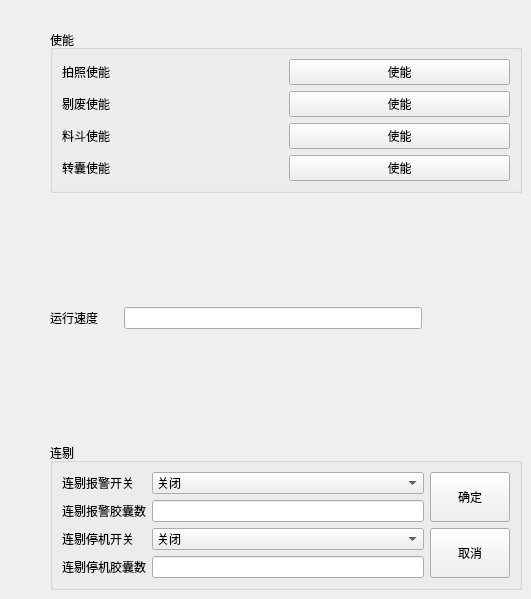
      <widget class="QWidget" name="tab_2">
       <attribute name="title">
        <string>其他参数</string>
       </attribute>
       <widget class="QWidget" name="layoutWidget1_6">
        <property name="geometry">
         <rect>
          <x>50</x>
          <y>30</y>
          <width>472</width>
          <height>560</height>
         </rect>
        </property>
        <layout class="QVBoxLayout" name="verticalLayout_17">
         <item>
          <widget class="QGroupBox" name="groupBox_8">
           <property name="title">
            <string>使能</string>
           </property>
           <layout class="QVBoxLayout" name="verticalLayout_16">
            <item>
             <layout class="QGridLayout" name="gridLayout">
              <item row="0" column="0">
               <widget class="QLabel" name="label_7">
                <property name="text">
                 <string>拍照使能</string>
                </property>
               </widget>
              </item>
              <item row="0" column="1">
               <widget class="QPushButton" name="pB_enPhoto">
                <property name="text">
                 <string>使能</string>
                </property>
                <property name="checkable">
                 <bool>true</bool>
                </property>
               </widget>
              </item>
              <item row="1" column="0">
               <widget class="QLabel" name="label_16">
                <property name="text">
                 <string>剔废使能</string>
                </property>
               </widget>
              </item>
              <item row="1" column="1">
               <widget class="QPushButton" name="pB_enReject">
                <property name="text">
                 <string>使能</string>
                </property>
                <property name="checkable">
                 <bool>true</bool>
                </property>
               </widget>
              </item>
              <item row="2" column="0">
               <widget class="QLabel" name="label_91">
                <property name="text">
                 <string>料斗使能</string>
                </property>
               </widget>
              </item>
              <item row="2" column="1">
               <widget class="QPushButton" name="pB_enFeed">
                <property name="text">
                 <string>使能</string>
                </property>
                <property name="checkable">
                 <bool>true</bool>
                </property>
               </widget>
              </item>
              <item row="3" column="0">
               <widget class="QLabel" name="label_90">
                <property name="text">
                 <string>转囊使能</string>
                </property>
               </widget>
              </item>
              <item row="3" column="1">
               <widget class="QPushButton" name="pB_enRotate">
                <property name="text">
                 <string>使能</string>
                </property>
                <property name="checkable">
                 <bool>true</bool>
                </property>
               </widget>
              </item>
             </layout>
            </item>
           </layout>
          </widget>
         </item>
         <item>
          <spacer name="verticalSpacer_2">
           <property name="orientation">
            <enum>Qt::Vertical</enum>
           </property>
           <property name="sizeHint" stdset="0">
            <size>
             <width>20</width>
             <height>40</height>
            </size>
           </property>
          </spacer>
         </item>
         <item>
          <layout class="QHBoxLayout" name="horizontalLayout_23">
           <item>
            <widget class="QLabel" name="label_15">
             <property name="text">
              <string>运行速度</string>
             </property>
            </widget>
           </item>
           <item>
            <spacer name="horizontalSpacer_21">
             <property name="orientation">
              <enum>Qt::Horizontal</enum>
             </property>
             <property name="sizeType">
              <enum>QSizePolicy::Fixed</enum>
             </property>
             <property name="sizeHint" stdset="0">
              <size>
               <width>20</width>
               <height>20</height>
              </size>
             </property>
            </spacer>
           </item>
           <item>
            <widget class="MyLineEdit" name="lE_RunSpeed">
             <property name="enabled">
              <bool>true</bool>
             </property>
            </widget>
           </item>
           <item>
            <spacer name="horizontalSpacer_22">
             <property name="orientation">
              <enum>Qt::Horizontal</enum>
             </property>
             <property name="sizeType">
              <enum>QSizePolicy::Fixed</enum>
             </property>
             <property name="sizeHint" stdset="0">
              <size>
               <width>100</width>
               <height>20</height>
              </size>
             </property>
            </spacer>
           </item>
          </layout>
         </item>
         <item>
          <spacer name="verticalSpacer_14">
           <property name="orientation">
            <enum>Qt::Vertical</enum>
           </property>
           <property name="sizeHint" stdset="0">
            <size>
             <width>20</width>
             <height>40</height>
            </size>
           </property>
          </spacer>
         </item>
         <item>
          <widget class="QGroupBox" name="groupBox">
           <property name="title">
            <string>连剔</string>
           </property>
           <layout class="QVBoxLayout" name="verticalLayout_15">
            <item>
             <layout class="QHBoxLayout" name="horizontalLayout_22">
              <item>
               <layout class="QGridLayout" name="gridLayout_11">
                <item row="0" column="0">
                 <widget class="QLabel" name="label_2">
                  <property name="text">
                   <string>连剔报警开关</string>
                  </property>
                 </widget>
                </item>
                <item row="0" column="1">
                 <widget class="QComboBox" name="cB_ContinueKickAlarm">
                  <item>
                   <property name="text">
                    <string>关闭</string>
                   </property>
                  </item>
                  <item>
                   <property name="text">
                    <string>开启</string>
                   </property>
                  </item>
                 </widget>
                </item>
                <item row="1" column="0">
                 <widget class="QLabel" name="label_8">
                  <property name="text">
                   <string>连剔报警胶囊数</string>
                  </property>
                 </widget>
                </item>
                <item row="1" column="1">
                 <widget class="MyLineEdit" name="lE_ContinueKickAlarmCount"/>
                </item>
                <item row="2" column="0">
                 <widget class="QLabel" name="label_6">
                  <property name="text">
                   <string>连剔停机开关</string>
                  </property>
                 </widget>
                </item>
                <item row="2" column="1">
                 <widget class="QComboBox" name="cB_ContinueKickStop">
                  <item>
                   <property name="text">
                    <string>关闭</string>
                   </property>
                  </item>
                  <item>
                   <property name="text">
                    <string>开启</string>
                   </property>
                  </item>
                 </widget>
                </item>
                <item row="3" column="0">
                 <widget class="QLabel" name="label_30">
                  <property name="text">
                   <string>连剔停机胶囊数</string>
                  </property>
                 </widget>
                </item>
                <item row="3" column="1">
                 <widget class="MyLineEdit" name="lE_ContinueKickStopCount"/>
                </item>
               </layout>
              </item>
              <item>
               <layout class="QVBoxLayout" name="verticalLayout_14">
                <item>
                 <widget class="QPushButton" name="pB_ContinueKickOK">
                  <property name="minimumSize">
                   <size>
                    <width>0</width>
                    <height>50</height>
                   </size>
                  </property>
                  <property name="maximumSize">
                   <size>
                    <width>16777215</width>
                    <height>50</height>
                   </size>
                  </property>
                  <property name="text">
                   <string>确定</string>
                  </property>
                 </widget>
                </item>
                <item>
                 <widget class="QPushButton" name="pB_ContinueKickCancel">
                  <property name="minimumSize">
                   <size>
                    <width>0</width>
                    <height>50</height>
                   </size>
                  </property>
                  <property name="maximumSize">
                   <size>
                    <width>16777215</width>
                    <height>50</height>
                   </size>
                  </property>
                  <property name="text">
                   <string>取消</string>
                  </property>
                 </widget>
                </item>
               </layout>
              </item>
             </layout>
            </item>
           </layout>
          </widget>
         </item>
        </layout>
       </widget>
      </widget>
